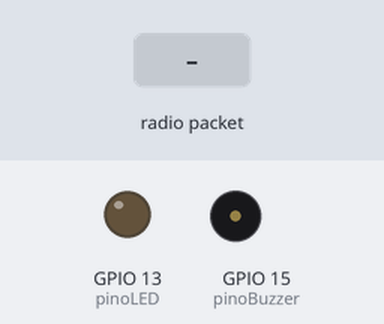
Bench run of a sketch on a simulated ESP32. Shown: output pins drawn as LEDs (lit = HIGH), buzzer (waves = sounding, pin HIGH). Dashed ring = blinking. The test bench sets the inputs (shaded band).

Above: at 1.2 s.
1.3 s: radio packet "1" arrives
At 1.7 s:
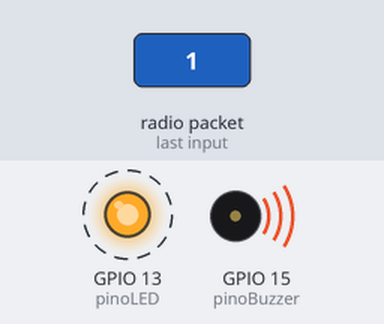
Timing chart, 0 to 10.3 s (numbered marks = the images above; inputs shaded):
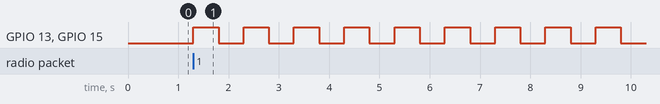

Measured:
- after the input at 1.3 s, GPIO 13 (pinoLED), GPIO 15 (pinoBuzzer): alternates HIGH for 0.50 s and LOW for 0.50 s, starting at once

The sketch:

BuzzerLED.ino
```cpp
#include <esp_now.h>
#include <WiFi.h>

const int pinoLED = 13;
const int pinoBuzzer = 15;

// Estado global do alerta recebido via ESP-NOW
volatile bool estadoAlerta = false;

// Estrutura idêntica à do emissor
typedef struct struct_mensagem {
  bool alertaAtivo;
} struct_mensagem;

struct_mensagem dadosRecebidos;

// Função chamada automaticamente ao receber dados
void aoReceberDados(const esp_now_recv_info *info, const uint8_t *dados, int tamanho) {
  memcpy(&dadosRecebidos, dados, sizeof(dadosRecebidos));
  estadoAlerta = dadosRecebidos.alertaAtivo;
}

void setup() {
  Serial.begin(115200);

  pinMode(pinoLED, OUTPUT);
  pinMode(pinoBuzzer, OUTPUT);

  // Inicializa o buzzer desligado (agora em LOW) e LED desligado
  digitalWrite(pinoBuzzer, LOW);
  digitalWrite(pinoLED, LOW);

  WiFi.mode(WIFI_STA);

  if (esp_now_init() != ESP_OK) {
    Serial.println("Erro ao inicializar ESP-NOW");
    return;
  }

  esp_now_register_recv_cb(aoReceberDados);
}

void loop() {
  if (estadoAlerta) {
    // Fase 1 da Sirene: LED acende e Buzzer liga (HIGH)
    digitalWrite(pinoLED, HIGH);
    digitalWrite(pinoBuzzer, HIGH);
    delay(500);

    // Fase 2 da Sirene: LED apaga e Buzzer desliga (LOW)
    digitalWrite(pinoLED, LOW);
    digitalWrite(pinoBuzzer, LOW);
    delay(500);
  } else {
    // Garantia de estado inativo caso nada seja detectado
    digitalWrite(pinoLED, LOW);
    digitalWrite(pinoBuzzer, LOW);
    delay(100);
  }
}
```
